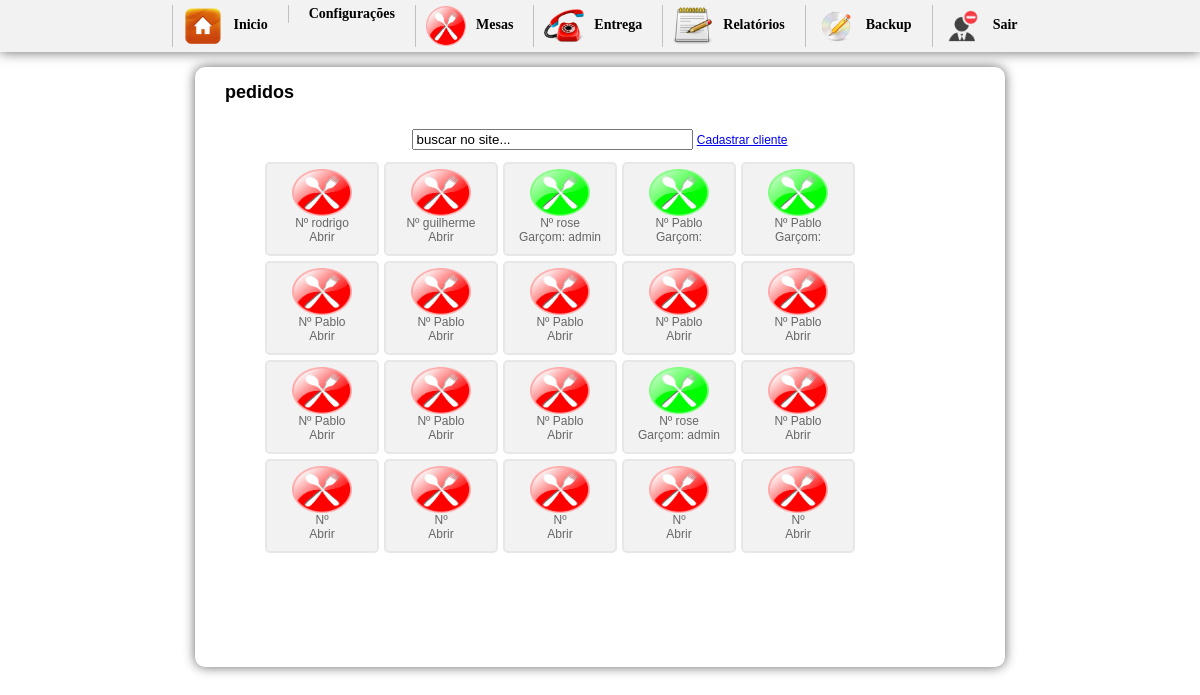
Page /inicio2.php?btn=entrega (signed in) on the committed database.
### tables this page shows
CREATE TABLE `pedido` (
  `id_mesa` int(10) NOT NULL AUTO_INCREMENT,
  `numero` int(10) NOT NULL,
  `idGarcon` varchar(200) NOT NULL,
  `situacao` int(1) NOT NULL,
  `email` varchar(50) DEFAULT NULL,
  `nome` varchar(50) DEFAULT NULL,
  `sobrenome` varchar(50) DEFAULT NULL,
  `telefone` varchar(30) DEFAULT NULL,
  `bairro` varchar(50) DEFAULT NULL,
  `rua` varchar(50) DEFAULT NULL,
  `numerocasa` varchar(20) DEFAULT NULL,
  `detalhes` longtext,
  PRIMARY KEY (`id_mesa`)
);

CREATE TABLE `garcon` (
  `idGarcon` int(10) NOT NULL AUTO_INCREMENT,
  `nomeGarcon` varchar(200) NOT NULL,
  `login` varchar(20) NOT NULL,
  `senha` varchar(20) NOT NULL,
  `nv` int(1) NOT NULL,
  PRIMARY KEY (`idGarcon`)
);

### entrega.php (the view, shortened to what this page needs)
<h1> &nbsp;&nbsp;&nbsp;pedidos</h1>
<div id="mesas">
<div class="div"><center>
    <form method="post" action=""><br />
      <input size="32" type="text" class="busca" id="busca" name="buscar" value="buscar no site..." onfocus="if (this.value == 'buscar no site...') this.value = '';" onblur="if (this.value == '') this.value = 'buscar no site...';" />
      <a href="inicio.php?btn=cadastroclientes">Cadastrar cliente </a>
    </form></center>
  </div>
<ul>
	<?php
		$sql = mysql_query("SELECT * FROM pedido ORDER BY id_mesa DESC LIMIT 20");
		while($ver = mysql_fetch_array($sql)){
			$situacao = $ver['situacao'];
			$id_mesa = $ver['id_mesa'];
			$numero = $ver['nome'];
			$idGarcon = $ver['idGarcon'];
			$gar = mysql_query("SELECT * FROM garcon WHERE idGarcon='$idGarcon'");
			$bosta = mysql_fetch_assoc($gar);
			$nomeGarcon = $bosta['nomeGarcon'];
			if($situacao == 0){
				$img = "<img src='imagens/restaurant_p.png' width='60' height='47' border='0'>";
			}else{
			$img = "<img src='imagens/restaurant_pverde.png' width='60' height='47' border='0'>";
			}
	?>
	<li><a href="?btn=vendapedido&id_mesa=<?php echo $id_mesa ?>&idGarcon=<?php echo $idGarcon ?>"><?php echo $img; echo "<br/>";  echo 'Nº '.$numero;  echo "<br/>"; if($situacao == 1){echo "Garçom: ".$nomeGarcon; }else{echo "Abrir";} ?></a></li>
<?php }?>
</ul>
</div>

### css/css.css (style rules this page uses)
body { margin-left: 0px;margin-top: 0px;margin-right: 0px;margin-bottom: 0px; background-color:#FFF; font-family:Verdana, Geneva, sans-serif; font-size:12px; }
h1 { font-size:18px; margin-top:0; }
#mesas { width:750px; height:500px; margin:0 auto; background:#FFF; border-radius:5px; overflow:auto; }
#mesas ul li a:link { text-decoration:none; color:#666; cursor:pointer; display:block; }
#mesas li { float:left; margin-right:5px; margin-bottom:5px; list-style:none; border-radius:5px; border:2px solid #e7e7e7; text-align:center; padding:5px; width:100px; height:80px; background-color:#f2f2f2; cursor:pointer; display:block; }

### rows in the picture
pedido: situacao 0 (drawn), nome "rodrigo"
pedido: situacao 0 (drawn), nome "guilherme"
pedido: situacao 1 (drawn), nome "rose", idGarcon.nomeGarcon "admin"
pedido: situacao 1 (drawn), nome "Pablo"
pedido: situacao 1 (drawn), nome "Pablo"
pedido: situacao 0 (drawn), nome "Pablo"
pedido: situacao 0 (drawn), nome "Pablo"
pedido: situacao 0 (drawn), nome "Pablo"
pedido: situacao 0 (drawn), nome "Pablo"
pedido: situacao 0 (drawn), nome "Pablo"
pedido: situacao 0 (drawn), nome "Pablo"
pedido: situacao 0 (drawn), nome "Pablo"
pedido: situacao 0 (drawn), nome "Pablo"
pedido: situacao 1 (drawn), nome "rose", idGarcon.nomeGarcon "admin"
pedido: situacao 0 (drawn), nome "Pablo"
pedido: situacao 0 (drawn)
pedido: situacao 0 (drawn)
pedido: situacao 0 (drawn)
pedido: situacao 0 (drawn)
pedido: situacao 0 (drawn)
